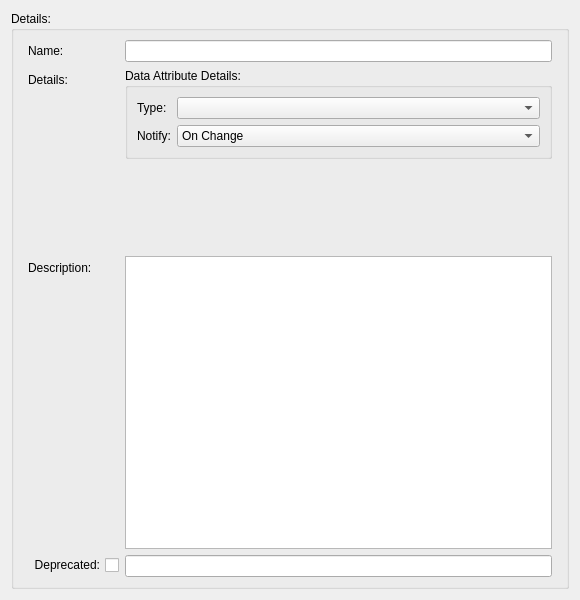
<?xml version="1.0" encoding="UTF-8"?>
<ui version="4.0">
 <class>SIAttributeDetails</class>
 <widget class="QWidget" name="SIAttributeDetails">
  <property name="geometry">
   <rect>
    <x>0</x>
    <y>0</y>
    <width>580</width>
    <height>600</height>
   </rect>
  </property>
  <property name="windowTitle">
   <string>Form</string>
  </property>
  <layout class="QVBoxLayout" name="verticalLayout_3">
   <item>
    <widget class="QGroupBox" name="groupBoxDetails">
     <property name="title">
      <string>Details:</string>
     </property>
     <layout class="QVBoxLayout" name="verticalLayout_2">
      <item>
       <layout class="QFormLayout" name="formLayout">
        <property name="sizeConstraint">
         <enum>QLayout::SizeConstraint::SetNoConstraint</enum>
        </property>
        <property name="rowWrapPolicy">
         <enum>QFormLayout::RowWrapPolicy::DontWrapRows</enum>
        </property>
        <property name="labelAlignment">
         <set>Qt::AlignmentFlag::AlignLeading|Qt::AlignmentFlag::AlignLeft|Qt::AlignmentFlag::AlignTop</set>
        </property>
        <property name="leftMargin">
         <number>5</number>
        </property>
        <property name="rightMargin">
         <number>5</number>
        </property>
        <item row="0" column="0">
         <widget class="QLabel" name="label">
          <property name="text">
           <string>Name:</string>
          </property>
         </widget>
        </item>
        <item row="0" column="1">
         <widget class="QLineEdit" name="editName"/>
        </item>
        <item row="1" column="0">
         <widget class="QLabel" name="label_3">
          <property name="text">
           <string>Details:</string>
          </property>
         </widget>
        </item>
        <item row="1" column="1">
         <widget class="QGroupBox" name="groupBox_3">
          <property name="sizePolicy">
           <sizepolicy hsizetype="Expanding" vsizetype="Preferred">
            <horstretch>0</horstretch>
            <verstretch>0</verstretch>
           </sizepolicy>
          </property>
          <property name="title">
           <string>Data Attribute Details:</string>
          </property>
          <layout class="QFormLayout" name="formLayout_2">
           <item row="0" column="0">
            <widget class="QLabel" name="label_4">
             <property name="text">
              <string>Type:</string>
             </property>
            </widget>
           </item>
           <item row="0" column="1">
            <widget class="QComboBox" name="comboTypes"/>
           </item>
           <item row="1" column="0">
            <widget class="QLabel" name="label_5">
             <property name="text">
              <string>Notify:</string>
             </property>
            </widget>
           </item>
           <item row="1" column="1">
            <widget class="QComboBox" name="comboNotify">
             <item>
              <property name="text">
               <string>On Change</string>
              </property>
             </item>
             <item>
              <property name="text">
               <string>Always</string>
              </property>
             </item>
            </widget>
           </item>
          </layout>
         </widget>
        </item>
        <item row="3" column="0">
         <widget class="QLabel" name="label_7">
          <property name="text">
           <string>Description:</string>
          </property>
         </widget>
        </item>
        <item row="3" column="1">
         <widget class="QPlainTextEdit" name="textDescribe">
          <property name="sizePolicy">
           <sizepolicy hsizetype="Expanding" vsizetype="MinimumExpanding">
            <horstretch>0</horstretch>
            <verstretch>0</verstretch>
           </sizepolicy>
          </property>
          <property name="minimumSize">
           <size>
            <width>0</width>
            <height>0</height>
           </size>
          </property>
          <property name="plainText">
           <string notr="true"/>
          </property>
          <property name="overwriteMode">
           <bool>false</bool>
          </property>
          <property name="placeholderText">
           <string notr="true">Describe attribute here</string>
          </property>
         </widget>
        </item>
        <item row="4" column="0">
         <widget class="QCheckBox" name="checkDeprecated">
          <property name="sizePolicy">
           <sizepolicy hsizetype="Expanding" vsizetype="Fixed">
            <horstretch>0</horstretch>
            <verstretch>0</verstretch>
           </sizepolicy>
          </property>
          <property name="layoutDirection">
           <enum>Qt::LayoutDirection::RightToLeft</enum>
          </property>
          <property name="text">
           <string>Deprecated:</string>
          </property>
         </widget>
        </item>
        <item row="4" column="1">
         <widget class="QLineEdit" name="editDeprecated">
          <property name="sizePolicy">
           <sizepolicy hsizetype="Expanding" vsizetype="Fixed">
            <horstretch>0</horstretch>
            <verstretch>0</verstretch>
           </sizepolicy>
          </property>
         </widget>
        </item>
        <item row="2" column="1">
         <spacer name="verticalSpacer">
          <property name="orientation">
           <enum>Qt::Orientation::Vertical</enum>
          </property>
          <property name="sizeType">
           <enum>QSizePolicy::Policy::Preferred</enum>
          </property>
          <property name="sizeHint" stdset="0">
           <size>
            <width>20</width>
            <height>85</height>
           </size>
          </property>
         </spacer>
        </item>
        <item row="2" column="0">
         <spacer name="verticalSpacer_2">
          <property name="orientation">
           <enum>Qt::Orientation::Vertical</enum>
          </property>
          <property name="sizeType">
           <enum>QSizePolicy::Policy::Preferred</enum>
          </property>
          <property name="sizeHint" stdset="0">
           <size>
            <width>20</width>
            <height>85</height>
           </size>
          </property>
         </spacer>
        </item>
       </layout>
      </item>
     </layout>
    </widget>
   </item>
  </layout>
 </widget>
 <tabstops>
  <tabstop>editName</tabstop>
  <tabstop>comboTypes</tabstop>
  <tabstop>comboNotify</tabstop>
  <tabstop>textDescribe</tabstop>
 </tabstops>
 <resources/>
 <connections/>
</ui>
